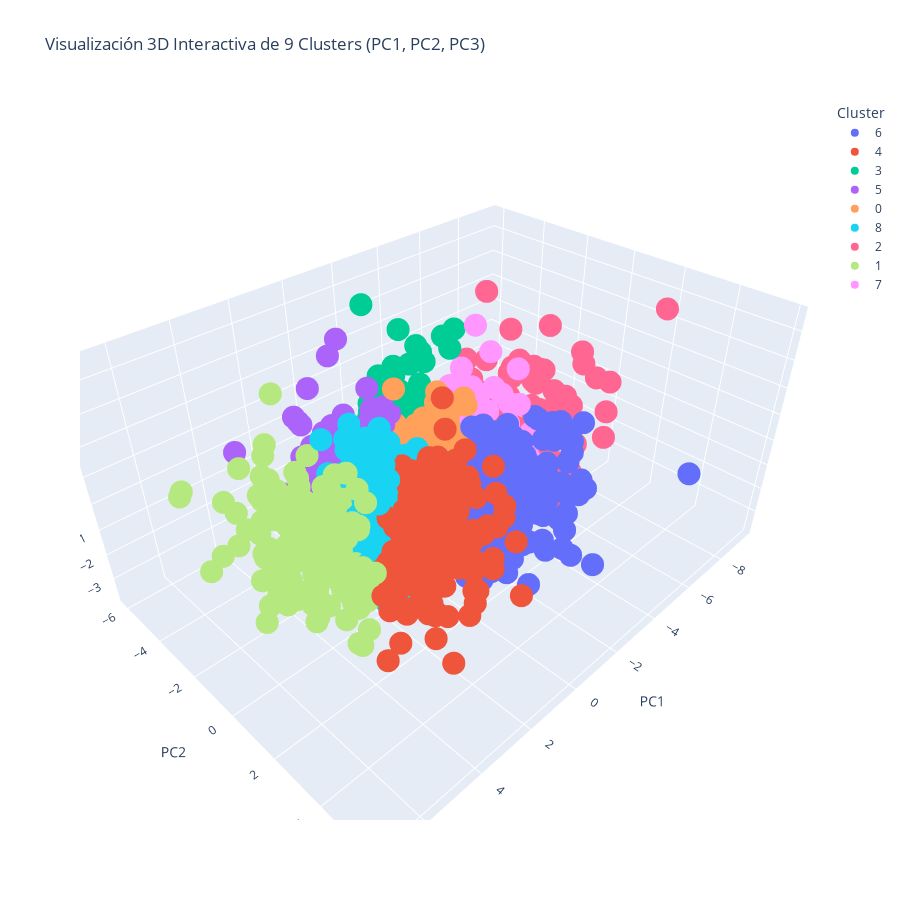

This figure's notebook cell:
### Code cell
X_pca_3d = pca.transform(X_scaled)[:, :3]
cluster_labels = df['cluster']

fig = px.scatter_3d(
    x=X_pca_3d[:, 0],
    y=X_pca_3d[:, 1],
    z=X_pca_3d[:, 2],
    color=cluster_labels.astype(str),
    labels={'x': 'PC1', 'y': 'PC2', 'z': 'PC3', 'color': 'Cluster'},
    title=f'Visualización 3D Interactiva de {optimal_k} Clusters (PC1, PC2, PC3)',
    height=900  # Aumenta la altura del gráfico
)
fig.show()

### Figure 1 — Plotly figure (JSON) as saved in the notebook; plotly's stock layout.template omitted (floating-point values rounded to 4 significant figures; data arrays with more than 128 entries replaced by an {"elided": "..."} marker saying what was removed)
{"data": [{"hovertemplate": "Cluster=6<br>PC1=%{x}<br>PC2=%{y}<br>PC3=%{z}<extra></extra>", "legendgroup": "6", "marker": {"color": "#636efa", "symbol": "circle"}, "mode": "markers", "name": "6", "scene": "scene", "showlegend": true, "type": "scatter3d", "x": {"elided": "235 float values"}, "y": {"elided": "235 float values"}, "z": {"elided": "235 float values"}}, {"hovertemplate": "Cluster=4<br>PC1=%{x}<br>PC2=%{y}<br>PC3=%{z}<extra></extra>", "legendgroup": "4", "marker": {"color": "#EF553B", "symbol": "circle"}, "mode": "markers", "name": "4", "scene": "scene", "showlegend": true, "type": "scatter3d", "x": {"elided": "176 float values"}, "y": {"elided": "176 float values"}, "z": {"elided": "176 float values"}}, {"hovertemplate": "Cluster=3<br>PC1=%{x}<br>PC2=%{y}<br>PC3=%{z}<extra></extra>", "legendgroup": "3", "marker": {"color": "#00cc96", "symbol": "circle"}, "mode": "markers", "name": "3", "scene": "scene", "showlegend": true, "type": "scatter3d", "x": {"elided": "211 float values"}, "y": {"elided": "211 float values"}, "z": {"elided": "211 float values"}}, {"hovertemplate": "Cluster=5<br>PC1=%{x}<br>PC2=%{y}<br>PC3=%{z}<extra></extra>", "legendgroup": "5", "marker": {"color": "#ab63fa", "symbol": "circle"}, "mode": "markers", "name": "5", "scene": "scene", "showlegend": true, "type": "scatter3d", "x": {"elided": "231 float values"}, "y": {"elided": "231 float values"}, "z": {"elided": "231 float values"}}, {"hovertemplate": "Cluster=0<br>PC1=%{x}<br>PC2=%{y}<br>PC3=%{z}<extra></extra>", "legendgroup": "0", "marker": {"color": "#FFA15A", "symbol": "circle"}, "mode": "markers", "name": "0", "scene": "scene", "showlegend": true, "type": "scatter3d", "x": {"elided": "362 float values"}, "y": {"elided": "362 float values"}, "z": {"elided": "362 float values"}}, {"hovertemplate": "Cluster=8<br>PC1=%{x}<br>PC2=%{y}<br>PC3=%{z}<extra></extra>", "legendgroup": "8", "marker": {"color": "#19d3f3", "symbol": "circle"}, "mode": "markers", "name": "8", "scene": "scene", "showlegend": true, "type": "scatter3d", "x": {"elided": "258 float values"}, "y": {"elided": "258 float values"}, "z": {"elided": "258 float values"}}, {"hovertemplate": "Cluster=2<br>PC1=%{x}<br>PC2=%{y}<br>PC3=%{z}<extra></extra>", "legendgroup": "2", "marker": {"color": "#FF6692", "symbol": "circle"}, "mode": "markers", "name": "2", "scene": "scene", "showlegend": true, "type": "scatter3d", "x": [-5.02, -3.572, -5.565, -4.946, -5.034, -3.671, -6.735, -3.94, -3.787, -4.395, -3.854, -4.016, -3.997, -4.409, -5.273, -4.074, -3.451, -3.666, -3.481, -3.789, -4.266, -4.395, -3.46, -4.717, -4.124, -7.034, -5.477, -3.403, -4.181, -4.472, -3.599, -4.223, -4.223, -8.001, -8.314, -3.758, -4.246, -5.349, -3.972, -4.589, -3.803, -4.917, -3.886, -4.389, -3.823, -3.867, -4.079, -3.598, -4.323, -5.747, -4.427, -3.868, -7.774, -3.727, -4.735, -5.19, -3.821, -3.856, -6.848, -7.69, -3.977, -3.59, -5.905, -5.206, -4.786, -3.887, -3.78, -4.854, -4.022, -5.109, -4.134, -3.38, -3.962, -3.543, -4.2, -3.78, -3.347, -3.831, -3.811, -3.957, -4.176, -3.237, -4.353, -3.586, -3.342, -4.182, -3.669, -6.308, -6.509, -5.001, -3.681, -3.84, -3.87, -5.337, -3.833, -3.753, -4.862, -4.371, -3.844, -4.308, -3.904, -5.088, -4.97, -4.095, -4.397, -4.873, -3.567, -4.023, -4.821, -3.47, -3.415, -3.701, -3.675, -4.242, -3.851, -3.416, -5.435, -4.089, -4.064, -6.623, -4.654, -4.536, -5.405, -3.768, -4.531, -4.483, -4.26, -9.455], "y": [-1.369, -1.805, -0.5569, 0.3808, -2.176, -1.615, -1.047, 0.2914, -1.379, 2.292, -0.1297, -0.03617, -2.124, -1.717, 1.254, 0.2011, -1.632, 0.6068, 1.337, -1.12, 1.754, 1.415, 1.15, -2.521, -0.2626, -1.734, -2.598, -1.605, 0.01924, -2.728, 1.611, 0.8781, -1.801, 0.3383, 2.512, 0.5841, -0.321, 1.586, -2.467, -0.7949, 1.745, -1.411, 1.26, 1.844, -1.763, -1.344, 0.8059, -2.035, -0.9712, 0.2427, 1.332, 0.4684, -3.51, 0.1495, 0.1143, 0.182, -0.1632, -1.61, -0.9753, 1.124, 1.781, 0.5355, -1.795, 0.6418, 0.4136, -0.2987, 0.513, -0.3918, 0.9551, 2.797, -1.223, -0.2878, 0.1538, -1.579, 0.5788, -0.2376, -0.3151, 0.5708, -0.02428, 1.6, -0.1259, -1.375, 1.829, 1.018, 0.4149, -1.448, -1.936, 0.5935, 0.6927, -2.298, 1.83, 0.797, 0.8714, -2.147, 1.992, -1.597, 1.827, 1.295, 0.8982, 0.2831, -1.798, 2.8, -1.08, -0.7082, 1.05, -2.261, -0.5771, 0.8058, -1.381, 0.9592, -1.371, -1.639, 0.1401, -0.3346, 1.803, -1.054, -1.374, -0.1739, -1.145, 0.08172, 0.477, 0.1236, 0.985, 0.2734, 1.065, 1.183, 1.794, -1.276], "z": [0.9658, -1.457, 1.311, -0.4733, -0.9602, 0.03511, -1.617, -1.829, -0.6225, -0.6951, 1.603, -0.9016, 0.7137, 4.55, 0.8184, -0.2064, -0.7643, -0.5107, -1.146, 0.4992, -2.183, -1.921, -0.4562, -0.4756, 2.511, 0.8141, -0.3748, 2.555, -1.343, -1.304, -0.1248, 0.4504, 0.3273, 0.7806, 4.051, -0.6591, -0.09505, -0.1569, 0.5897, 3.488, 1.441, -0.1971, -0.6102, -0.296, 0.5367, 0.8167, -0.8728, -1.747, 0.5585, 0.4795, -1.121, -1.759, -0.4751, 0.2705, 0.9696, 2.153, -1.165, -0.807, 2.76, -1.218, -0.0899, 0.5119, 0.7926, 1.561, 0.9241, 0.3218, 0.2716, -1.454, 0.02139, 2.807, 0.9199, -0.5161, 2.983, 0.7564, 2.294, -1.821, -1.417, 0.4722, 2.503, -0.3645, -0.9322, -1.501, -2.204, -1.226, 0.555, 2.292, -1.113, 0.4859, 2.509, -0.5812, 1.909, -0.3641, 1.416, -0.07754, 2.061, -1.109, -0.9148, -2.067, 0.3819, -1.066, -0.2457, 1.756, -0.2465, 0.6372, -0.6639, -1.791, 0.4126, 2.393, -0.545, -2.262, -1.054, 1.688, -1.831, -1.32, -1.204, 1.581, 0.1234, 1.269, -0.1529, 0.5092, 2.505, -0.853, 1.094, 0.6498, -2.21, -0.5411, 0.7877, 0.1352]}, {"hovertemplate": "Cluster=1<br>PC1=%{x}<br>PC2=%{y}<br>PC3=%{z}<extra></extra>", "legendgroup": "1", "marker": {"color": "#B6E880", "symbol": "circle"}, "mode": "markers", "name": "1", "scene": "scene", "showlegend": true, "type": "scatter3d", "x": {"elided": "153 float values"}, "y": {"elided": "153 float values"}, "z": {"elided": "153 float values"}}, {"hovertemplate": "Cluster=7<br>PC1=%{x}<br>PC2=%{y}<br>PC3=%{z}<extra></extra>", "legendgroup": "7", "marker": {"color": "#FF97FF", "symbol": "circle"}, "mode": "markers", "name": "7", "scene": "scene", "showlegend": true, "type": "scatter3d", "x": {"elided": "246 float values"}, "y": {"elided": "246 float values"}, "z": {"elided": "246 float values"}}], "layout": {"height": 900, "legend": {"title": {"text": "Cluster"}, "tracegroupgap": 0}, "scene": {"domain": {"x": [0, 1], "y": [0, 1]}, "xaxis": {"title": {"text": "PC1"}}, "yaxis": {"title": {"text": "PC2"}}, "zaxis": {"title": {"text": "PC3"}}}, "title": {"text": "Visualización 3D Interactiva de 9 Clusters (PC1, PC2, PC3)"}}}
